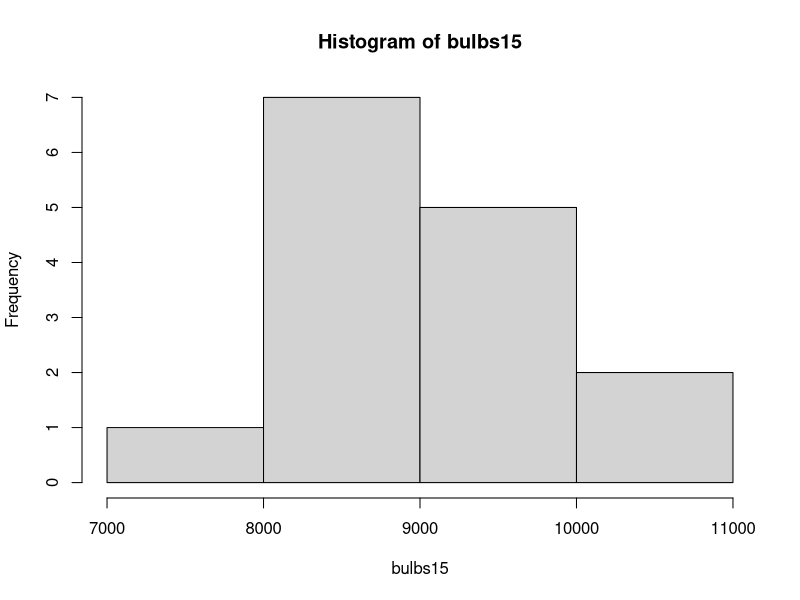
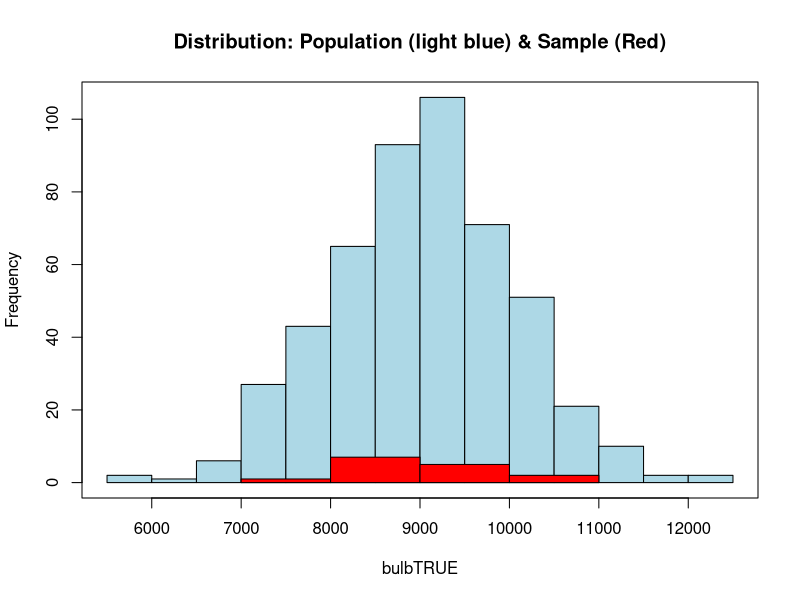

R code for these plots, in order:
## ---- chunk 1
SE <- 4.31/sqrt(36)
Z <- (30.69 - 32)/(SE)
pnorm(Z)
## ---- chunk 2
lower <- 30.69 - 1.645*SE
upper <- 30.69 + 1.645*SE
c(lower,upper)
## ---- chunk 3
SE <- 6.5/sqrt(36)
Z <- (118.2 - 100)/(SE)
2*pnorm(Z, 0,1, lower.tail = FALSE)
## ---- chunk 4
lower <- 118.2 - 1.645*SE
upper <- 118.2 + 1.645*SE
c(lower,upper)
## ---- chunk 5
1 - pnorm((10500-9000)/1000)
## ---- chunk 6
set.seed(555)
bulbs15 <- rnorm(15, mean = 9000, sd = 1000)
hist(bulbs15)
summary(bulbs15)
## ---- chunk 7
1-pnorm((10500-mean(bulbs15))/(sd(bulbs15)/15))
## ---- chunk 8
bulbTRUE <- rnorm(500, 9000, 1000) # This popualtion size was chosen so you can see the sample
hist(bulbTRUE, col="light blue", main = "Distribution: Population (light blue) & Sample (Red)")
hist(bulbs15,  col="red", add = TRUE)
box()
